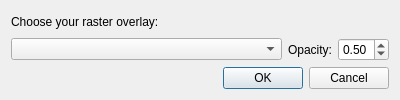
<?xml version="1.0" encoding="UTF-8"?>
<ui version="4.0">
 <class>AutoalignerDialogBase</class>
 <widget class="QDialog" name="AutoalignerDialogBase">
  <property name="enabled">
   <bool>true</bool>
  </property>
  <property name="geometry">
   <rect>
    <x>0</x>
    <y>0</y>
    <width>400</width>
    <height>100</height>
   </rect>
  </property>
  <property name="sizePolicy">
   <sizepolicy hsizetype="Fixed" vsizetype="Fixed">
    <horstretch>0</horstretch>
    <verstretch>0</verstretch>
   </sizepolicy>
  </property>
  <property name="minimumSize">
   <size>
    <width>400</width>
    <height>100</height>
   </size>
  </property>
  <property name="maximumSize">
   <size>
    <width>400</width>
    <height>100</height>
   </size>
  </property>
  <property name="windowTitle">
   <string>Auto Align</string>
  </property>
  <layout class="QVBoxLayout" name="verticalLayout">
   <item>
    <widget class="QLabel" name="label">
     <property name="text">
      <string>Choose your raster overlay:</string>
     </property>
    </widget>
   </item>
   <item>
    <layout class="QHBoxLayout" name="horizontalLayout_2">
     <item>
      <widget class="QgsMapLayerComboBox" name="layer_combo_box">
       <property name="sizePolicy">
        <sizepolicy hsizetype="Expanding" vsizetype="Fixed">
         <horstretch>0</horstretch>
         <verstretch>0</verstretch>
        </sizepolicy>
       </property>
      </widget>
     </item>
     <item>
      <layout class="QHBoxLayout" name="horizontalLayout">
       <item>
        <widget class="QLabel" name="label_2">
         <property name="text">
          <string>Opacity:</string>
         </property>
        </widget>
       </item>
       <item>
        <widget class="QDoubleSpinBox" name="opacity">
         <property name="maximum">
          <double>1.000000000000000</double>
         </property>
         <property name="singleStep">
          <double>0.010000000000000</double>
         </property>
         <property name="stepType">
          <enum>QAbstractSpinBox::AdaptiveDecimalStepType</enum>
         </property>
         <property name="value">
          <double>0.500000000000000</double>
         </property>
        </widget>
       </item>
      </layout>
     </item>
    </layout>
   </item>
   <item>
    <widget class="QDialogButtonBox" name="button_box">
     <property name="orientation">
      <enum>Qt::Horizontal</enum>
     </property>
     <property name="standardButtons">
      <set>QDialogButtonBox::Cancel|QDialogButtonBox::Ok</set>
     </property>
    </widget>
   </item>
  </layout>
 </widget>
 <customwidgets>
  <customwidget>
   <class>QgsMapLayerComboBox</class>
   <extends>QComboBox</extends>
   <header>qgsmaplayercombobox.h</header>
  </customwidget>
 </customwidgets>
 <resources/>
 <connections>
  <connection>
   <sender>button_box</sender>
   <signal>rejected()</signal>
   <receiver>AutoalignerDialogBase</receiver>
   <slot>reject()</slot>
   <hints>
    <hint type="sourcelabel">
     <x>20</x>
     <y>20</y>
    </hint>
    <hint type="destinationlabel">
     <x>20</x>
     <y>20</y>
    </hint>
   </hints>
  </connection>
  <connection>
   <sender>button_box</sender>
   <signal>accepted()</signal>
   <receiver>AutoalignerDialogBase</receiver>
   <slot>accept()</slot>
   <hints>
    <hint type="sourcelabel">
     <x>20</x>
     <y>20</y>
    </hint>
    <hint type="destinationlabel">
     <x>20</x>
     <y>20</y>
    </hint>
   </hints>
  </connection>
 </connections>
</ui>
